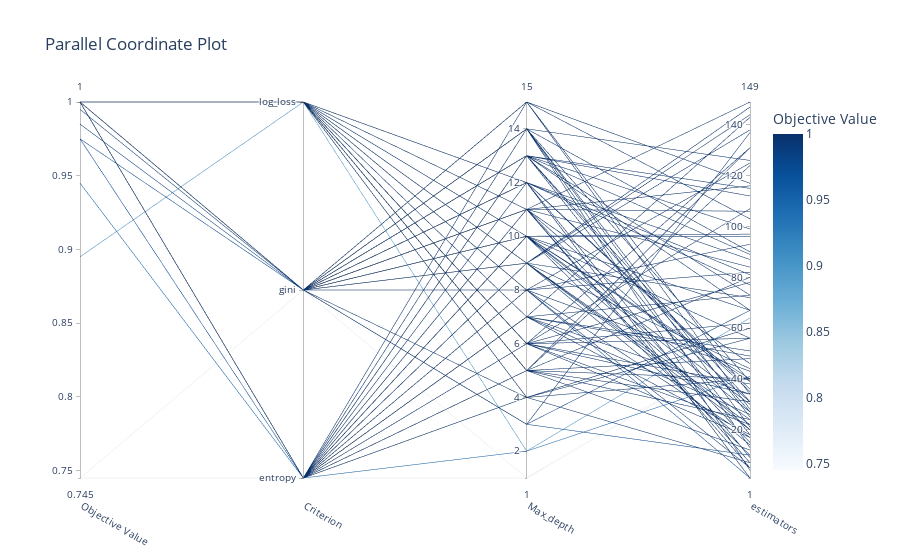

This figure's notebook cell:
### Code cell
optuna.visualization.plot_parallel_coordinate(studyRF)

### Figure 1 — Plotly figure (JSON) as saved in the notebook; plotly's stock layout.template omitted (floating-point values rounded to 4 significant figures)
{"data": [{"dimensions": [{"label": "Objective Value", "range": [0.745, 1], "values": [1, 0.995, 1, 1, 1, 1, 1, 1, 1, 1, 0.745, 0.975, 1, 1, 1, 1, 1, 1, 0.945, 1, 1, 1, 1, 1, 1, 1, 1, 1, 1, 0.985, 1, 1, 1, 1, 1, 1, 1, 1, 0.975, 1, 1, 1, 1, 1, 1, 1, 1, 1, 1, 1, 1, 1, 1, 1, 1, 1, 1, 1, 1, 1, 0.745, 1, 1, 1, 0.895, 1, 1, 1, 1, 1, 1, 1, 1, 1, 1, 1, 1, 1, 1, 1, 1, 1, 1, 1, 1, 1, 1, 1, 1, 1, 1, 1, 1, 1, 1, 1, 1, 1, 1, 1]}, {"label": "Criterion", "range": [0, 2], "ticktext": ["entropy", "gini", "log_loss"], "tickvals": [0, 1, 2], "values": [0, 1, 0, 1, 2, 1, 1, 2, 2, 1, 0, 0, 0, 0, 0, 0, 0, 0, 0, 0, 2, 1, 1, 1, 0, 1, 0, 0, 2, 1, 1, 2, 2, 2, 2, 2, 1, 2, 1, 0, 2, 1, 1, 1, 0, 1, 0, 0, 1, 0, 1, 1, 1, 1, 0, 1, 0, 1, 2, 0, 1, 2, 2, 2, 2, 2, 0, 2, 1, 0, 2, 2, 2, 2, 2, 1, 0, 1, 2, 0, 1, 1, 1, 1, 1, 1, 0, 2, 1, 0, 1, 0, 0, 0, 0, 2, 0, 1, 2, 0]}, {"label": "Max_depth", "range": [1, 15], "values": [6, 3, 10, 11, 5, 14, 13, 6, 9, 12, 1, 8, 9, 6, 10, 7, 15, 4, 2, 11, 8, 11, 12, 10, 7, 10, 13, 5, 9, 3, 8, 4, 5, 6, 7, 5, 13, 11, 3, 12, 6, 14, 15, 14, 9, 14, 13, 10, 4, 7, 12, 15, 11, 13, 14, 9, 8, 10, 12, 11, 1, 6, 5, 4, 2, 6, 7, 8, 13, 5, 8, 9, 10, 11, 6, 15, 7, 10, 12, 5, 14, 12, 11, 13, 9, 13, 4, 10, 12, 14, 9, 9, 11, 7, 8, 6, 10, 11, 5, 13]}, {"label": "estimators", "range": [1, 149], "values": [34, 137, 20, 5, 40, 39, 115, 78, 144, 81, 53, 1, 24, 62, 27, 18, 103, 60, 41, 15, 93, 7, 1, 30, 51, 10, 31, 12, 20, 67, 125, 40, 48, 38, 34, 24, 73, 46, 10, 87, 56, 21, 34, 4, 44, 25, 18, 67, 56, 143, 36, 117, 106, 27, 126, 14, 82, 97, 1, 149, 52, 107, 31, 7, 64, 131, 73, 43, 112, 80, 17, 138, 96, 116, 22, 28, 49, 39, 9, 131, 90, 77, 84, 67, 72, 99, 60, 56, 35, 13, 147, 22, 31, 26, 5, 17, 40, 46, 124, 89]}], "labelangle": 30, "labelside": "bottom", "line": {"color": [1, 0.995, 1, 1, 1, 1, 1, 1, 1, 1, 0.745, 0.975, 1, 1, 1, 1, 1, 1, 0.945, 1, 1, 1, 1, 1, 1, 1, 1, 1, 1, 0.985, 1, 1, 1, 1, 1, 1, 1, 1, 0.975, 1, 1, 1, 1, 1, 1, 1, 1, 1, 1, 1, 1, 1, 1, 1, 1, 1, 1, 1, 1, 1, 0.745, 1, 1, 1, 0.895, 1, 1, 1, 1, 1, 1, 1, 1, 1, 1, 1, 1, 1, 1, 1, 1, 1, 1, 1, 1, 1, 1, 1, 1, 1, 1, 1, 1, 1, 1, 1, 1, 1, 1, 1], "colorbar": {"title": {"text": "Objective Value"}}, "colorscale": [[0, "rgb(247,251,255)"], [0.125, "rgb(222,235,247)"], [0.25, "rgb(198,219,239)"], [0.375, "rgb(158,202,225)"], [0.5, "rgb(107,174,214)"], [0.625, "rgb(66,146,198)"], [0.75, "rgb(33,113,181)"], [0.875, "rgb(8,81,156)"], [1, "rgb(8,48,107)"]], "reversescale": false, "showscale": true}, "type": "parcoords"}], "layout": {"title": {"text": "Parallel Coordinate Plot"}}}
